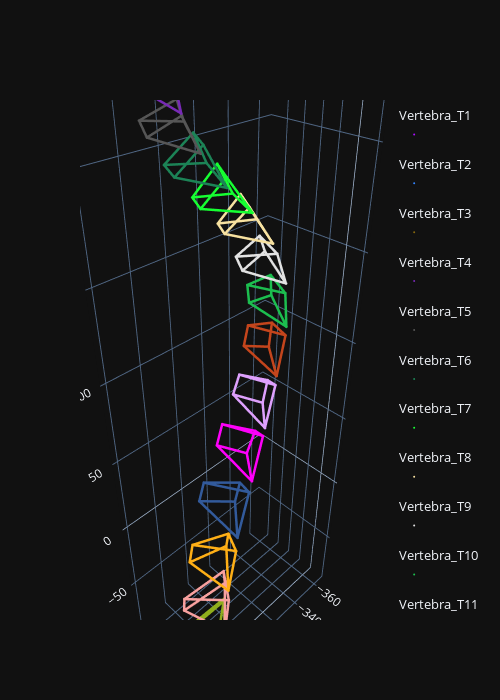

The notebook cell saved with this chart:
### Code cell
spine = lab_1.structures.Spine(os.path.join(root_directory,'Vertebrae2D.mat'))
colors = px.colors.qualitative.Alphabet
fig = lab_1.render.Plot3D()


for i, v_name in enumerate(spine.vertebrae):
    # TODO : for each vertebra, calculate the location of each anatomical landmark and add its x,y,z coordinates to vert_x, vert_y, vert_z. Each vertebra will then be added to the 3D plot and plotted in the end.
    vert = spine.get(v_name).data # Returns the vertebra data
    """
    HINT : the data is a table containing the landmark name and the x,y coordinates for each view (so 5 columns)
    HINT : Print the variable vert, and add a 'break' instruction to get out of the loop
    For each vertebra, you should have 6 points. Each point is linked to 2 pairs of 2D coordinates, one in each view. These coordinates, with the two 11-DLT parameters will allow you to calculate the 3D position of the 6 anatomical landmarks on the vertebra.
    """
    vert_x, vert_y, vert_z = [], [], []

    for datum in vert.iterrows():
        datum = datum[1]
        u0 = datum["x_Vertebrae_LAT"]
        v0 = datum["y_Vertebrae_LAT"]
        u1 = datum["x_Vertebrae_PA0"]
        v1 = datum["y_Vertebrae_PA0"]
        point = calculate_3d_point(u0, v0, u1, v1, l_view0, l_view1)
        vert_x.append(point[0])
        vert_y.append(point[1])
        vert_z.append(point[2])
    """
    PSEUDOCODE
    for each anatomical_landmark in vertebra_points:
        x_point, y_point, z_point <- calculate_3d_point(anatomical_landmark, l_view0, l_view1)
        Append x_point to vert_x
        Append y_point to vert_y
        Append z_point to vert_z
    """
    fig.scatter_vertebrae(vert_x, vert_y, vert_z, v_name, colors[i]) # Adds the landmarks to the figure
SPINE_3D_POINTS = fig.points # Access all the figure points as an array this way, will be useful in the rest of this assignment
fig.show() # Shows the figure

### Figure 1 — Plotly figure (JSON) as saved in the notebook; plotly's stock layout.template omitted (floating-point values rounded to 4 significant figures)
{"data": [{"hovertemplate": "<br><b>x</b>:%{x:.2f}<br><b>y</b>:%{y:.2f}<br><b>z</b>:%{z:.2f}<br><b>Landmark</b>:%{text}", "legendgroup": "Vertebra_T1", "legendgrouptitle": {"text": "Vertebra_T1"}, "marker": {"color": "#AA0DFE", "size": 1}, "mode": "markers", "name": " ", "text": ["Ped_Inf_R", "Ped_Inf_L", "Ped_Sup_R", "Ped_Sup_L", "Plat_Inf_Cent", "Plat_Sup_Cent"], "x": [-314.4, -290.9, -315.3, -291.9, -300.0, -303.7], "y": [-26.0, -24.86, -24.43, -23.25, -16.0, -13.45], "z": [272.6, 280.6, 277.1, 285.1, 269.7, 282.1], "type": "scatter3d"}, {"legendgroup": "Vertebra_T1", "legendgrouptitle": {"text": "Vertebra_T1"}, "line": {"color": "#AA0DFE", "width": 5.0}, "mode": "lines", "name": "Vertebra_T1", "showlegend": false, "x": [-314.4, -315.3, -291.9, -290.9, -314.4, -300.0, -290.9, -300.0, -303.7, -291.9, -303.7, -315.3], "y": [-26.0, -24.43, -23.25, -24.86, -26.0, -16.0, -24.86, -16.0, -13.45, -23.25, -13.45, -24.43], "z": [272.6, 277.1, 285.1, 280.6, 272.6, 269.7, 280.6, 269.7, 282.1, 285.1, 282.1, 277.1], "type": "scatter3d"}, {"hovertemplate": "<br><b>x</b>:%{x:.2f}<br><b>y</b>:%{y:.2f}<br><b>z</b>:%{z:.2f}<br><b>Landmark</b>:%{text}", "legendgroup": "Vertebra_T2", "legendgrouptitle": {"text": "Vertebra_T2"}, "marker": {"color": "#3283FE", "size": 1}, "mode": "markers", "name": " ", "text": ["Ped_Inf_R", "Ped_Inf_L", "Ped_Sup_R", "Ped_Sup_L", "Plat_Inf_Cent", "Plat_Sup_Cent"], "x": [-307.9, -286.8, -309.4, -288.1, -294.6, -299.0], "y": [-31.66, -30.21, -29.87, -28.23, -21.22, -17.72], "z": [256.9, 265.0, 262.4, 270.3, 253.5, 266.0], "type": "scatter3d"}, {"legendgroup": "Vertebra_T2", "legendgrouptitle": {"text": "Vertebra_T2"}, "line": {"color": "#3283FE", "width": 5.0}, "mode": "lines", "name": "Vertebra_T2", "showlegend": false, "x": [-307.9, -309.4, -288.1, -286.8, -307.9, -294.6, -286.8, -294.6, -299.0, -288.1, -299.0, -309.4], "y": [-31.66, -29.87, -28.23, -30.21, -31.66, -21.22, -30.21, -21.22, -17.72, -28.23, -17.72, -29.87], "z": [256.9, 262.4, 270.3, 265.0, 256.9, 253.5, 265.0, 253.5, 266.0, 270.3, 266.0, 262.4], "type": "scatter3d"}, {"hovertemplate": "<br><b>x</b>:%{x:.2f}<br><b>y</b>:%{y:.2f}<br><b>z</b>:%{z:.2f}<br><b>Landmark</b>:%{text}", "legendgroup": "Vertebra_T3", "legendgrouptitle": {"text": "Vertebra_T3"}, "marker": {"color": "#85660D", "size": 1}, "mode": "markers", "name": " ", "text": ["Ped_Inf_R", "Ped_Inf_L", "Ped_Sup_R", "Ped_Sup_L", "Plat_Inf_Cent", "Plat_Sup_Cent"], "x": [-301.5, -282.3, -303.1, -282.9, -290.4, -293.1], "y": [-36.37, -36.41, -34.98, -35.14, -25.7, -22.48], "z": [243.1, 247.1, 249.1, 254.5, 235.0, 250.0], "type": "scatter3d"}, {"legendgroup": "Vertebra_T3", "legendgrouptitle": {"text": "Vertebra_T3"}, "line": {"color": "#85660D", "width": 5.0}, "mode": "lines", "name": "Vertebra_T3", "showlegend": false, "x": [-301.5, -303.1, -282.9, -282.3, -301.5, -290.4, -282.3, -290.4, -293.1, -282.9, -293.1, -303.1], "y": [-36.37, -34.98, -35.14, -36.41, -36.37, -25.7, -36.41, -25.7, -22.48, -35.14, -22.48, -34.98], "z": [243.1, 249.1, 254.5, 247.1, 243.1, 235.0, 247.1, 235.0, 250.0, 254.5, 250.0, 249.1], "type": "scatter3d"}, {"hovertemplate": "<br><b>x</b>:%{x:.2f}<br><b>y</b>:%{y:.2f}<br><b>z</b>:%{z:.2f}<br><b>Landmark</b>:%{text}", "legendgroup": "Vertebra_T4", "legendgrouptitle": {"text": "Vertebra_T4"}, "marker": {"color": "#782AB6", "size": 1}, "mode": "markers", "name": " ", "text": ["Ped_Inf_R", "Ped_Inf_L", "Ped_Sup_R", "Ped_Sup_L", "Plat_Inf_Cent", "Plat_Sup_Cent"], "x": [-300.4, -282.1, -299.2, -280.8, -295.0, -290.0], "y": [-38.91, -41.33, -38.11, -40.16, -28.71, -26.27], "z": [228.7, 227.6, 234.5, 235.5, 217.0, 231.5], "type": "scatter3d"}, {"legendgroup": "Vertebra_T4", "legendgrouptitle": {"text": "Vertebra_T4"}, "line": {"color": "#782AB6", "width": 5.0}, "mode": "lines", "name": "Vertebra_T4", "showlegend": false, "x": [-300.4, -299.2, -280.8, -282.1, -300.4, -295.0, -282.1, -295.0, -290.0, -280.8, -290.0, -299.2], "y": [-38.91, -38.11, -40.16, -41.33, -38.91, -28.71, -41.33, -28.71, -26.27, -40.16, -26.27, -38.11], "z": [228.7, 234.5, 235.5, 227.6, 228.7, 217.0, 227.6, 217.0, 231.5, 235.5, 231.5, 234.5], "type": "scatter3d"}, {"hovertemplate": "<br><b>x</b>:%{x:.2f}<br><b>y</b>:%{y:.2f}<br><b>z</b>:%{z:.2f}<br><b>Landmark</b>:%{text}", "legendgroup": "Vertebra_T5", "legendgrouptitle": {"text": "Vertebra_T5"}, "marker": {"color": "#565656", "size": 1}, "mode": "markers", "name": " ", "text": ["Ped_Inf_R", "Ped_Inf_L", "Ped_Sup_R", "Ped_Sup_L", "Plat_Inf_Cent", "Plat_Sup_Cent"], "x": [-306.3, -290.7, -303.4, -287.1, -305.9, -296.6], "y": [-41.87, -44.78, -40.95, -44.02, -30.89, -29.25], "z": [211.9, 206.0, 218.7, 213.1, 199.5, 213.8], "type": "scatter3d"}, {"legendgroup": "Vertebra_T5", "legendgrouptitle": {"text": "Vertebra_T5"}, "line": {"color": "#565656", "width": 5.0}, "mode": "lines", "name": "Vertebra_T5", "showlegend": false, "x": [-306.3, -303.4, -287.1, -290.7, -306.3, -305.9, -290.7, -305.9, -296.6, -287.1, -296.6, -303.4], "y": [-41.87, -40.95, -44.02, -44.78, -41.87, -30.89, -44.78, -30.89, -29.25, -44.02, -29.25, -40.95], "z": [211.9, 218.7, 213.1, 206.0, 211.9, 199.5, 206.0, 199.5, 213.8, 213.1, 213.8, 218.7], "type": "scatter3d"}, {"hovertemplate": "<br><b>x</b>:%{x:.2f}<br><b>y</b>:%{y:.2f}<br><b>z</b>:%{z:.2f}<br><b>Landmark</b>:%{text}", "legendgroup": "Vertebra_T6", "legendgrouptitle": {"text": "Vertebra_T6"}, "marker": {"color": "#1C8356", "size": 1}, "mode": "markers", "name": " ", "text": ["Ped_Inf_R", "Ped_Inf_L", "Ped_Sup_R", "Ped_Sup_L", "Plat_Inf_Cent", "Plat_Sup_Cent"], "x": [-320.3, -304.7, -314.3, -299.0, -321.0, -308.8], "y": [-45.07, -46.45, -44.37, -45.74, -31.58, -30.76], "z": [197.0, 186.5, 203.4, 193.2, 181.6, 195.2], "type": "scatter3d"}, {"legendgroup": "Vertebra_T6", "legendgrouptitle": {"text": "Vertebra_T6"}, "line": {"color": "#1C8356", "width": 5.0}, "mode": "lines", "name": "Vertebra_T6", "showlegend": false, "x": [-320.3, -314.3, -299.0, -304.7, -320.3, -321.0, -304.7, -321.0, -308.8, -299.0, -308.8, -314.3], "y": [-45.07, -44.37, -45.74, -46.45, -45.07, -31.58, -46.45, -31.58, -30.76, -45.74, -30.76, -44.37], "z": [197.0, 203.4, 193.2, 186.5, 197.0, 181.6, 186.5, 181.6, 195.2, 193.2, 195.2, 203.4], "type": "scatter3d"}, {"hovertemplate": "<br><b>x</b>:%{x:.2f}<br><b>y</b>:%{y:.2f}<br><b>z</b>:%{z:.2f}<br><b>Landmark</b>:%{text}", "legendgroup": "Vertebra_T7", "legendgrouptitle": {"text": "Vertebra_T7"}, "marker": {"color": "#16FF32", "size": 1}, "mode": "markers", "name": " ", "text": ["Ped_Inf_R", "Ped_Inf_L", "Ped_Sup_R", "Ped_Sup_L", "Plat_Inf_Cent", "Plat_Sup_Cent"], "x": [-335.8, -319.7, -329.4, -314.7, -337.1, -324.6], "y": [-46.96, -47.44, -46.25, -47.03, -31.62, -31.73], "z": [178.9, 168.1, 186.6, 174.9, 165.8, 178.1], "type": "scatter3d"}, {"legendgroup": "Vertebra_T7", "legendgrouptitle": {"text": "Vertebra_T7"}, "line": {"color": "#16FF32", "width": 5.0}, "mode": "lines", "name": "Vertebra_T7", "showlegend": false, "x": [-335.8, -329.4, -314.7, -319.7, -335.8, -337.1, -319.7, -337.1, -324.6, -314.7, -324.6, -329.4], "y": [-46.96, -46.25, -47.03, -47.44, -46.96, -31.62, -47.44, -31.62, -31.73, -47.03, -31.73, -46.25], "z": [178.9, 186.6, 174.9, 168.1, 178.9, 165.8, 168.1, 165.8, 178.1, 174.9, 178.1, 186.6], "type": "scatter3d"}, {"hovertemplate": "<br><b>x</b>:%{x:.2f}<br><b>y</b>:%{y:.2f}<br><b>z</b>:%{z:.2f}<br><b>Landmark</b>:%{text}", "legendgroup": "Vertebra_T8", "legendgrouptitle": {"text": "Vertebra_T8"}, "marker": {"color": "#F7E1A0", "size": 1}, "mode": "markers", "name": " ", "text": ["Ped_Inf_R", "Ped_Inf_L", "Ped_Sup_R", "Ped_Sup_L", "Plat_Inf_Cent", "Plat_Sup_Cent"], "x": [-351.7, -333.4, -346.3, -329.4, -350.4, -340.1], "y": [-47.17, -46.0, -48.16, -46.46, -30.08, -31.52], "z": [160.0, 152.2, 167.9, 158.5, 146.8, 161.9], "type": "scatter3d"}, {"legendgroup": "Vertebra_T8", "legendgrouptitle": {"text": "Vertebra_T8"}, "line": {"color": "#F7E1A0", "width": 5.0}, "mode": "lines", "name": "Vertebra_T8", "showlegend": false, "x": [-351.7, -346.3, -329.4, -333.4, -351.7, -350.4, -333.4, -350.4, -340.1, -329.4, -340.1, -346.3], "y": [-47.17, -48.16, -46.46, -46.0, -47.17, -30.08, -46.0, -30.08, -31.52, -46.46, -31.52, -48.16], "z": [160.0, 167.9, 158.5, 152.2, 160.0, 146.8, 152.2, 146.8, 161.9, 158.5, 161.9, 167.9], "type": "scatter3d"}, {"hovertemplate": "<br><b>x</b>:%{x:.2f}<br><b>y</b>:%{y:.2f}<br><b>z</b>:%{z:.2f}<br><b>Landmark</b>:%{text}", "legendgroup": "Vertebra_T9", "legendgrouptitle": {"text": "Vertebra_T9"}, "marker": {"color": "#E2E2E2", "size": 1}, "mode": "markers", "name": " ", "text": ["Ped_Inf_R", "Ped_Inf_L", "Ped_Sup_R", "Ped_Sup_L", "Plat_Inf_Cent", "Plat_Sup_Cent"], "x": [-361.7, -342.3, -358.6, -338.6, -357.4, -352.2], "y": [-45.36, -42.63, -46.5, -43.6, -26.51, -28.63], "z": [133.9, 130.6, 143.1, 139.3, 123.8, 141.3], "type": "scatter3d"}, {"legendgroup": "Vertebra_T9", "legendgrouptitle": {"text": "Vertebra_T9"}, "line": {"color": "#E2E2E2", "width": 5.0}, "mode": "lines", "name": "Vertebra_T9", "showlegend": false, "x": [-361.7, -358.6, -338.6, -342.3, -361.7, -357.4, -342.3, -357.4, -352.2, -338.6, -352.2, -358.6], "y": [-45.36, -46.5, -43.6, -42.63, -45.36, -26.51, -42.63, -26.51, -28.63, -43.6, -28.63, -46.5], "z": [133.9, 143.1, 139.3, 130.6, 133.9, 123.8, 130.6, 123.8, 141.3, 139.3, 141.3, 143.1], "type": "scatter3d"}, {"hovertemplate": "<br><b>x</b>:%{x:.2f}<br><b>y</b>:%{y:.2f}<br><b>z</b>:%{z:.2f}<br><b>Landmark</b>:%{text}", "legendgroup": "Vertebra_T10", "legendgrouptitle": {"text": "Vertebra_T10"}, "marker": {"color": "#1CBE4F", "size": 1}, "mode": "markers", "name": " ", "text": ["Ped_Inf_R", "Ped_Inf_L", "Ped_Sup_R", "Ped_Sup_L", "Plat_Inf_Cent", "Plat_Sup_Cent"], "x": [-364.5, -343.3, -365.2, -343.3, -355.2, -356.5], "y": [-42.24, -38.62, -43.8, -40.04, -22.79, -25.74], "z": [107.9, 113.4, 119.4, 123.1, 100.5, 118.8], "type": "scatter3d"}, {"legendgroup": "Vertebra_T10", "legendgrouptitle": {"text": "Vertebra_T10"}, "line": {"color": "#1CBE4F", "width": 5.0}, "mode": "lines", "name": "Vertebra_T10", "showlegend": false, "x": [-364.5, -365.2, -343.3, -343.3, -364.5, -355.2, -343.3, -355.2, -356.5, -343.3, -356.5, -365.2], "y": [-42.24, -43.8, -40.04, -38.62, -42.24, -22.79, -38.62, -22.79, -25.74, -40.04, -25.74, -43.8], "z": [107.9, 119.4, 123.1, 113.4, 107.9, 100.5, 113.4, 100.5, 118.8, 123.1, 118.8, 119.4], "type": "scatter3d"}, {"hovertemplate": "<br><b>x</b>:%{x:.2f}<br><b>y</b>:%{y:.2f}<br><b>z</b>:%{z:.2f}<br><b>Landmark</b>:%{text}", "legendgroup": "Vertebra_T11", "legendgrouptitle": {"text": "Vertebra_T11"}, "marker": {"color": "#C4451C", "size": 1}, "mode": "markers", "name": " ", "text": ["Ped_Inf_R", "Ped_Inf_L", "Ped_Sup_R", "Ped_Sup_L", "Plat_Inf_Cent", "Plat_Sup_Cent"], "x": [-357.3, -336.6, -362.1, -341.6, -342.8, -353.5], "y": [-36.34, -35.62, -38.85, -37.57, -17.36, -21.62], "z": [80.38, 91.14, 92.92, 100.8, 77.68, 96.47], "type": "scatter3d"}, {"legendgroup": "Vertebra_T11", "legendgrouptitle": {"text": "Vertebra_T11"}, "line": {"color": "#C4451C", "width": 5.0}, "mode": "lines", "name": "Vertebra_T11", "showlegend": false, "x": [-357.3, -362.1, -341.6, -336.6, -357.3, -342.8, -336.6, -342.8, -353.5, -341.6, -353.5, -362.1], "y": [-36.34, -38.85, -37.57, -35.62, -36.34, -17.36, -35.62, -17.36, -21.62, -37.57, -21.62, -38.85], "z": [80.38, 92.92, 100.8, 91.14, 80.38, 77.68, 91.14, 77.68, 96.47, 100.8, 96.47, 92.92], "type": "scatter3d"}, {"hovertemplate": "<br><b>x</b>:%{x:.2f}<br><b>y</b>:%{y:.2f}<br><b>z</b>:%{z:.2f}<br><b>Landmark</b>:%{text}", "legendgroup": "Vertebra_T12", "legendgrouptitle": {"text": "Vertebra_T12"}, "marker": {"color": "#DEA0FD", "size": 1}, "mode": "markers", "name": " ", "text": ["Ped_Inf_R", "Ped_Inf_L", "Ped_Sup_R", "Ped_Sup_L", "Plat_Inf_Cent", "Plat_Sup_Cent"], "x": [-342.1, -322.8, -348.9, -329.5, -326.4, -340.5], "y": [-25.96, -29.78, -28.89, -31.81, -9.789, -15.86], "z": [54.95, 69.58, 65.53, 78.03, 56.3, 73.75], "type": "scatter3d"}, {"legendgroup": "Vertebra_T12", "legendgrouptitle": {"text": "Vertebra_T12"}, "line": {"color": "#DEA0FD", "width": 5.0}, "mode": "lines", "name": "Vertebra_T12", "showlegend": false, "x": [-342.1, -348.9, -329.5, -322.8, -342.1, -326.4, -322.8, -326.4, -340.5, -329.5, -340.5, -348.9], "y": [-25.96, -28.89, -31.81, -29.78, -25.96, -9.789, -29.78, -9.789, -15.86, -31.81, -15.86, -28.89], "z": [54.95, 65.53, 78.03, 69.58, 54.95, 56.3, 69.58, 56.3, 73.75, 78.03, 73.75, 65.53], "type": "scatter3d"}, {"hovertemplate": "<br><b>x</b>:%{x:.2f}<br><b>y</b>:%{y:.2f}<br><b>z</b>:%{z:.2f}<br><b>Landmark</b>:%{text}", "legendgroup": "Vertebra_L1", "legendgrouptitle": {"text": "Vertebra_L1"}, "marker": {"color": "#FE00FA", "size": 1}, "mode": "markers", "name": " ", "text": ["Ped_Inf_R", "Ped_Inf_L", "Ped_Sup_R", "Ped_Sup_L", "Plat_Inf_Cent", "Plat_Sup_Cent"], "x": [-323.6, -305.0, -332.3, -311.7, -309.4, -323.7], "y": [-19.99, -24.1, -22.07, -26.86, -2.477, -8.51], "z": [33.06, 48.57, 42.77, 57.4, 34.55, 53.14], "type": "scatter3d"}, {"legendgroup": "Vertebra_L1", "legendgrouptitle": {"text": "Vertebra_L1"}, "line": {"color": "#FE00FA", "width": 5.0}, "mode": "lines", "name": "Vertebra_L1", "showlegend": false, "x": [-323.6, -332.3, -311.7, -305.0, -323.6, -309.4, -305.0, -309.4, -323.7, -311.7, -323.7, -332.3], "y": [-19.99, -22.07, -26.86, -24.1, -19.99, -2.477, -24.1, -2.477, -8.51, -26.86, -8.51, -22.07], "z": [33.06, 42.77, 57.4, 48.57, 33.06, 34.55, 48.57, 34.55, 53.14, 57.4, 53.14, 42.77], "type": "scatter3d"}, {"hovertemplate": "<br><b>x</b>:%{x:.2f}<br><b>y</b>:%{y:.2f}<br><b>z</b>:%{z:.2f}<br><b>Landmark</b>:%{text}", "legendgroup": "Vertebra_L2", "legendgrouptitle": {"text": "Vertebra_L2"}, "marker": {"color": "#325A9B", "size": 1}, "mode": "markers", "name": " ", "text": ["Ped_Inf_R", "Ped_Inf_L", "Ped_Sup_R", "Ped_Sup_L", "Plat_Inf_Cent", "Plat_Sup_Cent"], "x": [-307.5, -286.3, -313.5, -291.7, -291.5, -305.7], "y": [-13.11, -18.52, -15.32, -20.41, 4.742, -0.8499], "z": [12.06, 24.71, 20.81, 33.26, 11.17, 30.22], "type": "scatter3d"}, {"legendgroup": "Vertebra_L2", "legendgrouptitle": {"text": "Vertebra_L2"}, "line": {"color": "#325A9B", "width": 5.0}, "mode": "lines", "name": "Vertebra_L2", "showlegend": false, "x": [-307.5, -313.5, -291.7, -286.3, -307.5, -291.5, -286.3, -291.5, -305.7, -291.7, -305.7, -313.5], "y": [-13.11, -15.32, -20.41, -18.52, -13.11, 4.742, -18.52, 4.742, -0.8499, -20.41, -0.8499, -15.32], "z": [12.06, 20.81, 33.26, 24.71, 12.06, 11.17, 24.71, 11.17, 30.22, 33.26, 30.22, 20.81], "type": "scatter3d"}, {"hovertemplate": "<br><b>x</b>:%{x:.2f}<br><b>y</b>:%{y:.2f}<br><b>z</b>:%{z:.2f}<br><b>Landmark</b>:%{text}", "legendgroup": "Vertebra_L3", "legendgrouptitle": {"text": "Vertebra_L3"}, "marker": {"color": "#FEAF16", "size": 1}, "mode": "markers", "name": " ", "text": ["Ped_Inf_R", "Ped_Inf_L", "Ped_Sup_R", "Ped_Sup_L", "Plat_Inf_Cent", "Plat_Sup_Cent"], "x": [-296.2, -271.3, -298.8, -275.3, -279.9, -288.5], "y": [-8.614, -11.04, -9.584, -12.68, 9.457, 6.735], "z": [-11.74, -5.094, -4.386, 4.217, -17.78, 4.87], "type": "scatter3d"}, {"legendgroup": "Vertebra_L3", "legendgrouptitle": {"text": "Vertebra_L3"}, "line": {"color": "#FEAF16", "width": 5.0}, "mode": "lines", "name": "Vertebra_L3", "showlegend": false, "x": [-296.2, -298.8, -275.3, -271.3, -296.2, -279.9, -271.3, -279.9, -288.5, -275.3, -288.5, -298.8], "y": [-8.614, -9.584, -12.68, -11.04, -8.614, 9.457, -11.04, 9.457, 6.735, -12.68, 6.735, -9.584], "z": [-11.74, -4.386, 4.217, -5.094, -11.74, -17.78, -5.094, -17.78, 4.87, 4.217, 4.87, -4.386], "type": "scatter3d"}, {"hovertemplate": "<br><b>x</b>:%{x:.2f}<br><b>y</b>:%{y:.2f}<br><b>z</b>:%{z:.2f}<br><b>Landmark</b>:%{text}", "legendgroup": "Vertebra_L4", "legendgrouptitle": {"text": "Vertebra_L4"}, "marker": {"color": "#F8A19F", "size": 1}, "mode": "markers", "name": " ", "text": ["Ped_Inf_R", "Ped_Inf_L", "Ped_Sup_R", "Ped_Sup_L", "Plat_Inf_Cent", "Plat_Sup_Cent"], "x": [-293.1, -263.4, -292.8, -264.4, -276.3, -279.6], "y": [-6.965, -8.721, -7.629, -9.053, 10.17, 10.13], "z": [-40.75, -37.68, -30.18, -28.53, -50.56, -25.39], "type": "scatter3d"}, {"legendgroup": "Vertebra_L4", "legendgrouptitle": {"text": "Vertebra_L4"}, "line": {"color": "#F8A19F", "width": 5.0}, "mode": "lines", "name": "Vertebra_L4", "showlegend": false, "x": [-293.1, -292.8, -264.4, -263.4, -293.1, -276.3, -263.4, -276.3, -279.6, -264.4, -279.6, -292.8], "y": [-6.965, -7.629, -9.053, -8.721, -6.965, 10.17, -8.721, 10.17, 10.13, -9.053, 10.13, -7.629], "z": [-40.75, -30.18, -28.53, -37.68, -40.75, -50.56, -37.68, -50.56, -25.39, -28.53, -25.39, -30.18], "type": "scatter3d"}, {"hovertemplate": "<br><b>x</b>:%{x:.2f}<br><b>y</b>:%{y:.2f}<br><b>z</b>:%{z:.2f}<br><b>Landmark</b>:%{text}", "legendgroup": "Vertebra_L5", "legendgrouptitle": {"text": "Vertebra_L5"}, "marker": {"color": "#90AD1C", "size": 1}, "mode": "markers", "name": " ", "text": ["Ped_Inf_R", "Ped_Inf_L", "Ped_Sup_R", "Ped_Sup_L", "Plat_Inf_Cent", "Plat_Sup_Cent"], "x": [-295.9, -260.1, -293.8, -262.1, -277.9, -277.0], "y": [-11.18, -13.08, -8.262, -9.731, 0.8954, 8.833], "z": [-66.15, -68.3, -57.98, -58.36, -80.42, -57.35], "type": "scatter3d"}, {"legendgroup": "Vertebra_L5", "legendgrouptitle": {"text": "Vertebra_L5"}, "line": {"color": "#90AD1C", "width": 5.0}, "mode": "lines", "name": "Vertebra_L5", "showlegend": false, "x": [-295.9, -293.8, -262.1, -260.1, -295.9, -277.9, -260.1, -277.9, -277.0, -262.1, -277.0, -293.8], "y": [-11.18, -8.262, -9.731, -13.08, -11.18, 0.8954, -13.08, 0.8954, 8.833, -9.731, 8.833, -8.262], "z": [-66.15, -57.98, -58.36, -68.3, -66.15, -80.42, -68.3, -80.42, -57.35, -58.36, -57.35, -57.98], "type": "scatter3d"}], "layout": {"scene": {"aspectmode": "data"}, "autosize": false, "width": 500, "height": 700}}
